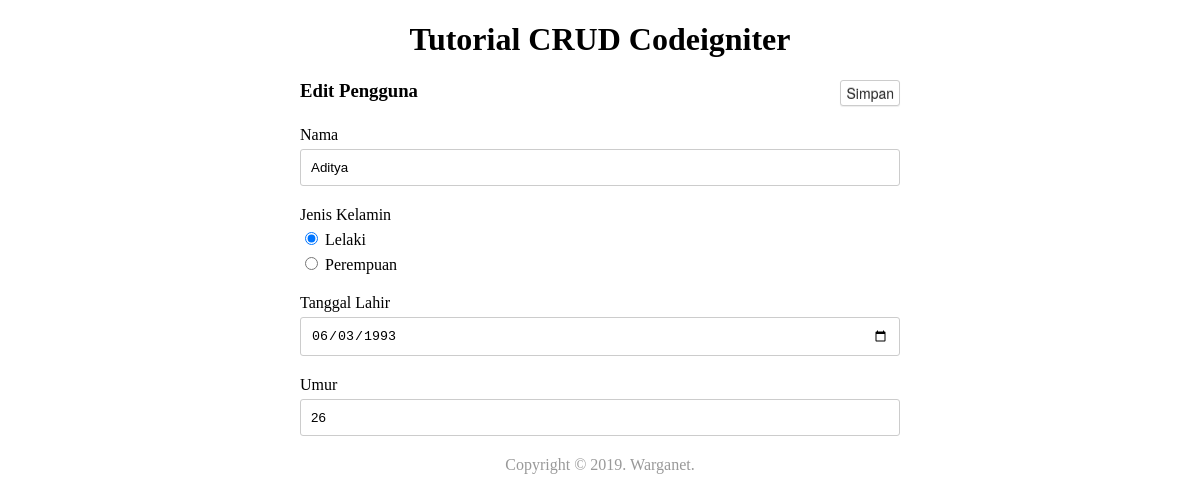
Screenshot of /pengguna/edit/2 with the database file from the repository.
### tables this page shows
CREATE TABLE `pengguna` (
  `id` int(11) NOT NULL AUTO_INCREMENT,
  `nama` varchar(50) NOT NULL,
  `umur` int(3) NOT NULL,
  `tanggal_lahir` datetime DEFAULT NULL,
  `jenis_kelamin` varchar(10) DEFAULT NULL,
  PRIMARY KEY (`id`)
);

### application/controllers/Pengguna_controller.php (called while the page is built, shortened)
<?php defined('BASEPATH') OR exit('No direct script access allowed');
class Pengguna_controller extends CI_Controller {
	public function __construct()
	{
		$this->load->model('pengguna_model');
	}
	public function edit($id)
	{
		$data['pengguna'] = $this->pengguna_model->lihat($id)->row();
		$this->load->view('layouts/header');
		$this->load->view('edit_pengguna', $data);
		$this->load->view('layouts/footer');
	}
}

### index.php (called while the page is built, shortened)
<?php
require_once BASEPATH.'core/CodeIgniter.php';

### application/models/Pengguna_model.php (called while the page is built, shortened)
<?php if(!defined('BASEPATH')) exit ('No direct script access allowed');
class Pengguna_model extends CI_Model {
	public function lihat($id)
	{
		$this->db->select('*');
		$this->db->from('pengguna');
		$this->db->where('id', $id);
		return $this->db->get();
	}
}

### application/views/edit_pengguna.php (the view)
<div class="header">
	<div class="title">
		<h3>Edit Pengguna</h3>
	</div>
	<div class="action">
		<button type="submit" form="edit-pengguna" class="btn btn-default">Simpan</button>
	</div>
</div>
<form action="<?php echo base_url('pengguna/edit/simpan/' . $pengguna->id); ?>" method="POST" id="edit-pengguna">
	<div class="form-group">
		<label for="nama">Nama</label>
		<input type="text" name="nama" id="nama" value="<?php echo $pengguna->nama; ?>">
	</div>
	<div class="form-group">
		<label for="jenis_kelamin">Jenis Kelamin</label>
		<label><input type="radio" name="jenis_kelamin" value="Lelaki"<?php echo ($pengguna->jenis_kelamin == 'Lelaki' ? ' checked' : ''); ?>> Lelaki</label>
		<label><input type="radio" name="jenis_kelamin" value="Perempuan"<?php echo ($pengguna->jenis_kelamin == 'Perempuan' ? ' checked' : ''); ?>> Perempuan</label>
	</div>
	<div class="form-group">
		<label for="tanggal_lahir">Tanggal Lahir</label>
		<input type="date" name="tanggal_lahir" id="tanggal_lahir" value="<?php echo date('Y-m-d', strtotime($pengguna->tanggal_lahir)); ?>">
	</div>
	<div class="form-group">
		<label for="umur">Umur</label>
		<input type="number" name="umur" id="umur" value="<?php echo $pengguna->umur; ?>">
	</div>
</form>

### application/views/layouts/header.php (style rules this page uses)
body { width: 50%; margin: 0 auto; }
.header { position: relative; margin-bottom: 20px; }
.header:before, .header:after { display: table; content: ''; }
.header:after { clear: both; }
.header .title { float: left; }
.header .title h3 { padding: 0; margin: 0; }
.header .action { float: right; }
.btn { display: inline-block; padding: 2px 5px; margin-bottom: 0; font-size: 14px; color: #333; text-align: center; vertical-align: middle; cursor: pointer; background-color: #ffffff; -webkit-border-radius: 3px; -webkit-border-radius: 3px; -webkit-border-radius: 3px; background-image: none !important; border: none; text-shadow: none; box-shadow: none; transition: all 0.12s linear 0s !important; font: 14px/20px "Helvetica Neue",Helvetica,Arial,sans-serif; text-decoration: none; }
.btn-default { color: #333; background-color: #fff; border: 1px solid #ccc; }
.btn-default, .btn-danger { text-shadow: 0 -1px 0 rgba(0,0,0,0.2); -webkit-box-shadow: inset 0 1px 0 rgba(255,255,255,0.15),0 1px 1px rgba(0,0,0,0.075); box-shadow: inset 0 1px 0 rgba(255,255,255,0.15),0 1px 1px rgba(0,0,0,0.075); }
.form-group { margin-bottom: 20px; }
.form-group label { display: block; margin-bottom: 5px; }
input[type="text"], input[type="date"], input[type="number"] { box-sizing : border-box; width: 100%; border: 1px solid #cccccc; padding: 10px; border-radius: 3px; display: block; }

### rows the page displays
pengguna: nama "Aditya", jenis_kelamin "☑ Lelaki", jenis_kelamin "☐ Perempuan", tanggal_lahir "06/03/1993", umur "26"
